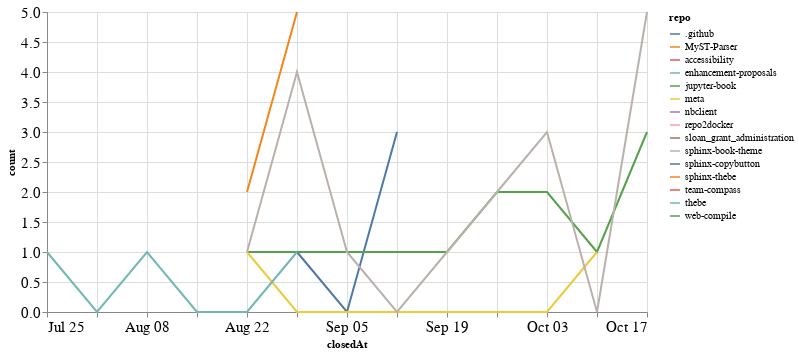

Write notebook code for a chart like this one.
### Code cell
closed_by_time = closed_by.groupby('repo').resample('W', on='closedAt').count()['author'].reset_index()
closed_by_time = closed_by_time.rename(columns={'author': 'count'})

alt.Chart(closed_by_time, width=600).mark_line().encode(
    x='closedAt',
    y='count',
    color='repo',
    tooltip="repo"
)

### Figure 1 — Vega-Lite specification as saved in the notebook (floating-point values rounded to 4 significant figures)
{"config": {"axisLeft": {"labelFontSize": 15}, "axisBottom": {"labelFontSize": 15}}, "data": {"name": "data-b1873d3de8df5e03a7eebaf331819e87"}, "mark": "line", "encoding": {"color": {"type": "nominal", "field": "repo"}, "tooltip": {"type": "nominal", "field": "repo"}, "x": {"type": "temporal", "field": "closedAt"}, "y": {"type": "quantitative", "field": "count"}}, "width": 600, "$schema": "https://vega.github.io/schema/vega-lite/v4.8.1.json", "datasets": {"data-b1873d3de8df5e03a7eebaf331819e87": [{"repo": ".github", "closedAt": "2021-08-29T00:00:00", "count": 1}, {"repo": ".github", "closedAt": "2021-09-05T00:00:00", "count": 0}, {"repo": ".github", "closedAt": "2021-09-12T00:00:00", "count": 3}, {"repo": "MyST-Parser", "closedAt": "2021-09-26T00:00:00", "count": 1}, {"repo": "accessibility", "closedAt": "2021-08-29T00:00:00", "count": 2}, {"repo": "enhancement-proposals", "closedAt": "2021-10-10T00:00:00", "count": 1}, {"repo": "jupyter-book", "closedAt": "2021-08-22T00:00:00", "count": 1}, {"repo": "jupyter-book", "closedAt": "2021-08-29T00:00:00", "count": 1}, {"repo": "jupyter-book", "closedAt": "2021-09-05T00:00:00", "count": 1}, {"repo": "jupyter-book", "closedAt": "2021-09-12T00:00:00", "count": 1}, {"repo": "jupyter-book", "closedAt": "2021-09-19T00:00:00", "count": 1}, {"repo": "jupyter-book", "closedAt": "2021-09-26T00:00:00", "count": 2}, {"repo": "jupyter-book", "closedAt": "2021-10-03T00:00:00", "count": 2}, {"repo": "jupyter-book", "closedAt": "2021-10-10T00:00:00", "count": 1}, {"repo": "jupyter-book", "closedAt": "2021-10-17T00:00:00", "count": 3}, {"repo": "meta", "closedAt": "2021-08-22T00:00:00", "count": 1}, {"repo": "meta", "closedAt": "2021-08-29T00:00:00", "count": 0}, {"repo": "meta", "closedAt": "2021-09-05T00:00:00", "count": 0}, {"repo": "meta", "closedAt": "2021-09-12T00:00:00", "count": 0}, {"repo": "meta", "closedAt": "2021-09-19T00:00:00", "count": 0}, {"repo": "meta", "closedAt": "2021-09-26T00:00:00", "count": 0}, {"repo": "meta", "closedAt": "2021-10-03T00:00:00", "count": 0}, {"repo": "meta", "closedAt": "2021-10-10T00:00:00", "count": 1}, {"repo": "nbclient", "closedAt": "2021-09-19T00:00:00", "count": 1}, {"repo": "repo2docker", "closedAt": "2021-09-19T00:00:00", "count": 1}, {"repo": "sloan_grant_administration", "closedAt": "2021-10-10T00:00:00", "count": 1}, {"repo": "sphinx-book-theme", "closedAt": "2021-08-22T00:00:00", "count": 1}, {"repo": "sphinx-book-theme", "closedAt": "2021-08-29T00:00:00", "count": 4}, {"repo": "sphinx-book-theme", "closedAt": "2021-09-05T00:00:00", "count": 1}, {"repo": "sphinx-book-theme", "closedAt": "2021-09-12T00:00:00", "count": 0}, {"repo": "sphinx-book-theme", "closedAt": "2021-09-19T00:00:00", "count": 1}, {"repo": "sphinx-book-theme", "closedAt": "2021-09-26T00:00:00", "count": 2}, {"repo": "sphinx-book-theme", "closedAt": "2021-10-03T00:00:00", "count": 3}, {"repo": "sphinx-book-theme", "closedAt": "2021-10-10T00:00:00", "count": 0}, {"repo": "sphinx-book-theme", "closedAt": "2021-10-17T00:00:00", "count": 5}, {"repo": "sphinx-copybutton", "closedAt": "2021-10-17T00:00:00", "count": 1}, {"repo": "sphinx-thebe", "closedAt": "2021-08-22T00:00:00", "count": 2}, {"repo": "sphinx-thebe", "closedAt": "2021-08-29T00:00:00", "count": 5}, {"repo": "team-compass", "closedAt": "2021-10-17T00:00:00", "count": 1}, {"repo": "thebe", "closedAt": "2021-07-25T00:00:00", "count": 1}, {"repo": "thebe", "closedAt": "2021-08-01T00:00:00", "count": 0}, {"repo": "thebe", "closedAt": "2021-08-08T00:00:00", "count": 1}, {"repo": "thebe", "closedAt": "2021-08-15T00:00:00", "count": 0}, {"repo": "thebe", "closedAt": "2021-08-22T00:00:00", "count": 0}, {"repo": "thebe", "closedAt": "2021-08-29T00:00:00", "count": 1}, {"repo": "web-compile", "closedAt": "2021-09-26T00:00:00", "count": 1}]}}
